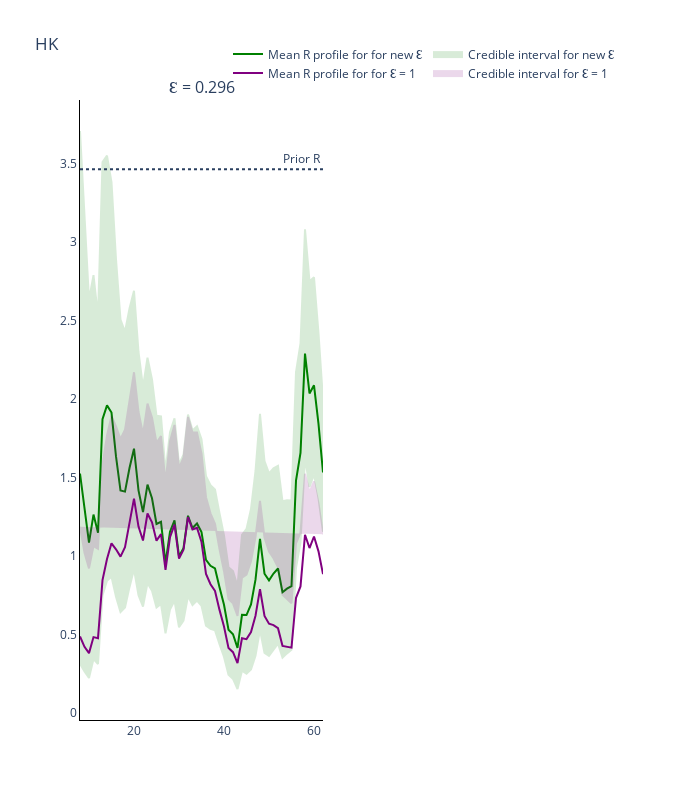

Notebook code for this chart:
### Code cell
from plotly.subplots import make_subplots

all_intervals = all_intervals[all_intervals['Central Probability']==0.95]

fig = go.Figure()
fig = make_subplots(
    rows=int(np.ceil(epsilon_range.shape[0]/2)), cols=2, subplot_titles=tuple('Ɛ = {}'.format(epsilon) for epsilon in epsilon_range[epsilon_range!=0])
)

# Plot (bar chart cases each day)
for e, epsilon in enumerate(epsilon_range[epsilon_range!=0]):
    if e == 0:
        fig.add_trace(
            go.Scatter(
                x=all_intervals.loc[all_intervals['Epsilon']==epsilon]['Time Points'],
                y=all_intervals.loc[all_intervals['Epsilon']==epsilon]['Mean'],
                name='Mean R profile for for new Ɛ',
                line_color='green'
            ),
            row= int(np.floor(e / 2)) + 1,
            col= e % 2 + 1
        )

        fig.add_trace(
            go.Scatter(
                x=all_intervals.loc[all_intervals['Epsilon']==epsilon]['Time Points'].tolist() + all_intervals.loc[all_intervals['Epsilon']==epsilon]['Time Points'].tolist()[::-1],
                y=all_intervals.loc[all_intervals['Epsilon']==epsilon][
                    'Upper bound CI'].values.tolist() + all_intervals.loc[all_intervals['Epsilon']==epsilon][
                        'Lower bound CI'].values.tolist()[::-1],
                fill='toself',
                fillcolor='green',
                line_color='green',
                opacity=0.15,
                mode='lines',
                name='Credible interval for new Ɛ'
            ),
            row= int(np.floor(e / 2)) + 1,
            col= e % 2 + 1
        )

        fig.add_trace(
            go.Scatter(
                x=all_intervals.loc[all_intervals['Epsilon']==epsilon]['Time Points'],
                y=all_intervals.loc[all_intervals['Epsilon']==0]['Mean'],
                name='Mean R profile for for Ɛ = 0'.format(epsilon),
                line_color='purple'
            ),
            row= int(np.floor(e / 2)) + 1,
            col= e % 2 + 1
        )


        fig.add_trace(
            go.Scatter(
                x=all_intervals.loc[all_intervals['Epsilon']==epsilon]['Time Points'].tolist() + all_intervals.loc[all_intervals['Epsilon']==epsilon]['Time Points'].tolist()[::-1],
                y=all_intervals.loc[all_intervals['Epsilon']==0][
                    'Upper bound CI'].values.tolist() + all_intervals.loc[all_intervals['Epsilon']==0][
                        'Lower bound CI'].values.tolist()[::-1],
                fill='toself',
                fillcolor='purple',
                line_color='purple',
                opacity=0.15,
                mode='lines',
                name='Credible interval for Ɛ = 0'
            ),
            row= int(np.floor(e / 2)) + 1,
            col= e % 2 + 1
        )

    else:
        fig.add_trace(
            go.Scatter(
                x=all_intervals.loc[all_intervals['Epsilon']==epsilon]['Time Points'],
                y=all_intervals.loc[all_intervals['Epsilon']==epsilon]['Mean'],
                line_color='green',
                showlegend=False
            ),
            row= int(np.floor(e / 2)) + 1,
            col= e % 2 + 1
        )

        fig.add_trace(
            go.Scatter(
                x=all_intervals.loc[all_intervals['Epsilon']==epsilon]['Time Points'].tolist() + all_intervals.loc[all_intervals['Epsilon']==epsilon]['Time Points'].tolist()[::-1],
                y=all_intervals.loc[all_intervals['Epsilon']==epsilon][
                    'Upper bound CI'].values.tolist() + all_intervals.loc[all_intervals['Epsilon']==epsilon][
                        'Lower bound CI'].values.tolist()[::-1],
                fill='toself',
                fillcolor='green',
                line_color='green',
                opacity=0.15,
                showlegend=False,
                mode='lines'
            ),
            row= int(np.floor(e / 2)) + 1,
            col= e % 2 + 1
        )

        fig.add_trace(
            go.Scatter(
                x=all_intervals.loc[all_intervals['Epsilon']==epsilon]['Time Points'],
                y=all_intervals.loc[all_intervals['Epsilon']==0]['Mean'],
                showlegend=False,
                line_color='purple'
            ),
            row= int(np.floor(e / 2)) + 1,
            col= e % 2 + 1
        )


        fig.add_trace(
            go.Scatter(
                x=all_intervals.loc[all_intervals['Epsilon']==epsilon]['Time Points'].tolist() + all_intervals.loc[all_intervals['Epsilon']==epsilon]['Time Points'].tolist()[::-1],
                y=all_intervals.loc[all_intervals['Epsilon']==0][
                    'Upper bound CI'].values.tolist() + all_intervals.loc[all_intervals['Epsilon']==0][
                        'Lower bound CI'].values.tolist()[::-1],
                fill='toself',
                fillcolor='purple',
                line_color='purple',
                opacity=0.15,
                mode='lines',
                showlegend=False,
            ),
            row= int(np.floor(e / 2)) + 1,
            col= e % 2 + 1
        )

        #fig.add_hrect(y0=prior_dist_interval[0], y1=prior_dist_interval[1], line_width=0, fillcolor='black', opacity=0.1)
        fig.add_hline(y=median, line_dash='dot',
                annotation_text='Prior R', fillcolor='black',
                annotation_position='top right',
                row= int(np.floor(e / 2)) + 1,
                col= e % 2 + 1)

    #fig.add_hrect(y0=prior_dist_interval[0], y1=prior_dist_interval[1], line_width=0, fillcolor='black', opacity=0.1)
    fig.add_hline(y=median, line_dash='dot',
              annotation_text='Prior R', fillcolor='black',
              annotation_position='top right',
              row= int(np.floor(e / 2)) + 1,
              col= e % 2 + 1)


# Add axis labels
fig.update_layout(
    title='HK',
    width=700, 
    height=800,
    plot_bgcolor='white',
    xaxis=dict(linecolor='black'),
    yaxis=dict(linecolor='black'),
    xaxis2=dict(linecolor='black'),
    yaxis2=dict(linecolor='black'),
    xaxis3=dict(linecolor='black'),
    yaxis3=dict(linecolor='black'),
    xaxis4=dict(linecolor='black'),
    yaxis4=dict(linecolor='black'),
    xaxis5=dict(linecolor='black'),
    yaxis5=dict(linecolor='black'),
    xaxis6=dict(linecolor='black'),
    yaxis6=dict(linecolor='black'),
    legend=dict(
        orientation="h",
        yanchor="bottom",
        y=1.02,
        xanchor="right",
        x=1
    ))

fig.update_xaxes(ticks='outside', title_text='Time (days)', row='all', col='all')
fig.update_yaxes(ticks='outside', title_text='R_t', row='all', col='all')

# fig.write_image('HK-diff-eps-inf.pdf')
fig.show()

### Figure 1 — Plotly figure (JSON) as saved in the notebook; plotly's stock layout.template omitted (floating-point values rounded to 4 significant figures)
{"data": [{"line": {"color": "green"}, "name": "Mean R profile for for new Ɛ", "type": "scatter", "x": [8, 9, 10, 11, 12, 13, 14, 15, 16, 17, 18, 19, 20, 21, 22, 23, 24, 25, 26, 27, 28, 29, 30, 31, 32, 33, 34, 35, 36, 37, 38, 39, 40, 41, 42, 43, 44, 45, 46, 47, 48, 49, 50, 51, 52, 53, 54, 55, 56, 57, 58, 59, 60, 61, 62], "xaxis": "x", "y": [1.525, 1.29, 1.084, 1.263, 1.147, 1.871, 1.96, 1.914, 1.634, 1.417, 1.41, 1.56, 1.684, 1.418, 1.279, 1.454, 1.367, 1.204, 1.217, 0.9539, 1.154, 1.226, 0.9976, 1.05, 1.256, 1.178, 1.207, 1.152, 0.9741, 0.9369, 0.9198, 0.8003, 0.6885, 0.5294, 0.5001, 0.4135, 0.6244, 0.6227, 0.6909, 0.8486, 1.108, 0.8864, 0.8438, 0.8874, 0.9197, 0.7681, 0.7914, 0.8073, 1.48, 1.657, 2.29, 2.036, 2.088, 1.842, 1.533], "yaxis": "y"}, {"fill": "toself", "fillcolor": "green", "line": {"color": "green"}, "mode": "lines", "name": "Credible interval for new Ɛ", "opacity": 0.15, "type": "scatter", "x": [8, 9, 10, 11, 12, 13, 14, 15, 16, 17, 18, 19, 20, 21, 22, 23, 24, 25, 26, 27, 28, 29, 30, 31, 32, 33, 34, 35, 36, 37, 38, 39, 40, 41, 42, 43, 44, 45, 46, 47, 48, 49, 50, 51, 52, 53, 54, 55, 56, 57, 58, 59, 60, 61, 62, 62, 61, 60, 59, 58, 57, 56, 55, 54, 53, 52, 51, 50, 49, 48, 47, 46, 45, 44, 43, 42, 41, 40, 39, 38, 37, 36, 35, 34, 33, 32, 31, 30, 29, 28, 27, 26, 25, 24, 23, 22, 21, 20, 19, 18, 17, 16, 15, 14, 13, 12, 11, 10, 9, 8], "xaxis": "x", "y": [3.71, 3.134, 2.633, 2.79, 2.529, 3.511, 3.553, 3.383, 2.893, 2.507, 2.429, 2.578, 2.691, 2.302, 2.077, 2.264, 2.125, 1.894, 1.89, 1.542, 1.789, 1.877, 1.585, 1.645, 1.901, 1.8, 1.826, 1.744, 1.509, 1.451, 1.424, 1.272, 1.13, 0.928, 0.9035, 0.8071, 1.134, 1.172, 1.3, 1.542, 1.906, 1.605, 1.526, 1.558, 1.575, 1.348, 1.355, 1.354, 2.172, 2.355, 3.082, 2.752, 2.776, 2.421, 1.995, 1.154, 1.368, 1.52, 1.44, 1.625, 1.086, 0.9223, 0.4018, 0.3785, 0.3504, 0.4401, 0.4048, 0.363, 0.3808, 0.5278, 0.3634, 0.2753, 0.2481, 0.2676, 0.1512, 0.2155, 0.2419, 0.3556, 0.4372, 0.5252, 0.5347, 0.5559, 0.6815, 0.7147, 0.6858, 0.7439, 0.5871, 0.545, 0.7133, 0.6583, 0.5066, 0.6932, 0.6709, 0.7776, 0.826, 0.6762, 0.7499, 0.9148, 0.8007, 0.6704, 0.6415, 0.7392, 0.8671, 0.8416, 0.7484, 0.3108, 0.3416, 0.2217, 0.2636, 0.3113], "yaxis": "y"}, {"line": {"color": "purple"}, "name": "Mean R profile for for Ɛ = 1", "type": "scatter", "x": [8, 9, 10, 11, 12, 13, 14, 15, 16, 17, 18, 19, 20, 21, 22, 23, 24, 25, 26, 27, 28, 29, 30, 31, 32, 33, 34, 35, 36, 37, 38, 39, 40, 41, 42, 43, 44, 45, 46, 47, 48, 49, 50, 51, 52, 53, 54, 55, 56, 57, 58, 59, 60, 61, 62], "xaxis": "x", "y": [0.4865, 0.42, 0.3799, 0.4822, 0.4751, 0.8458, 0.9798, 1.08, 1.042, 0.9953, 1.055, 1.22, 1.365, 1.187, 1.098, 1.27, 1.215, 1.097, 1.139, 0.9112, 1.119, 1.2, 0.9829, 1.039, 1.247, 1.168, 1.18, 1.088, 0.885, 0.8191, 0.7768, 0.6557, 0.5493, 0.4135, 0.3859, 0.3167, 0.4746, 0.469, 0.5143, 0.6184, 0.7882, 0.6175, 0.5671, 0.5586, 0.5391, 0.4262, 0.4223, 0.4148, 0.7318, 0.8054, 1.135, 1.05, 1.124, 1.029, 0.8836], "yaxis": "y"}, {"fill": "toself", "fillcolor": "purple", "line": {"color": "purple"}, "mode": "lines", "name": "Credible interval for Ɛ = 1", "opacity": 0.15, "type": "scatter", "x": [8, 9, 10, 11, 12, 13, 14, 15, 16, 17, 18, 19, 20, 21, 22, 23, 24, 25, 26, 27, 28, 29, 30, 31, 32, 33, 34, 35, 36, 37, 38, 39, 40, 41, 42, 43, 44, 45, 46, 47, 48, 49, 50, 51, 52, 53, 54, 55, 56, 57, 58, 59, 60, 61, 62, 62, 61, 60, 59, 58, 57, 56, 55, 54, 53, 52, 51, 50, 49, 48, 47, 46, 45, 44, 43, 42, 41, 40, 39, 38, 37, 36, 35, 34, 33, 32, 31, 30, 29, 28, 27, 26, 25, 24, 23, 22, 21, 20, 19, 18, 17, 16, 15, 14, 13, 12, 11, 10, 9, 8], "xaxis": "x", "y": [1.185, 1.02, 0.9205, 1.062, 1.045, 1.583, 1.768, 1.893, 1.827, 1.746, 1.805, 2.004, 2.171, 1.919, 1.777, 1.971, 1.883, 1.722, 1.764, 1.471, 1.732, 1.835, 1.561, 1.627, 1.886, 1.786, 1.787, 1.652, 1.374, 1.272, 1.205, 1.044, 0.9023, 0.7251, 0.6973, 0.6179, 0.861, 0.8811, 0.9654, 1.12, 1.351, 1.116, 1.027, 0.985, 0.928, 0.7516, 0.7263, 0.6985, 1.08, 1.149, 1.523, 1.405, 1.475, 1.336, 1.137], "yaxis": "y"}], "layout": {"annotations": [{"font": {"size": 16}, "showarrow": false, "text": "Ɛ = 0.296", "x": 0.225, "xanchor": "center", "xref": "paper", "y": 1, "yanchor": "bottom", "yref": "paper"}, {"showarrow": false, "text": "Prior R", "x": 1, "xanchor": "right", "xref": "x domain", "y": 3.466, "yanchor": "bottom", "yref": "y"}], "height": 800, "legend": {"orientation": "h", "x": 1, "xanchor": "right", "y": 1.02, "yanchor": "bottom"}, "plot_bgcolor": "white", "shapes": [{"fillcolor": "black", "line": {"dash": "dot"}, "type": "line", "x0": 0, "x1": 1, "xref": "x domain", "y0": 3.466, "y1": 3.466, "yref": "y"}], "title": {"text": "HK"}, "width": 700, "xaxis": {"anchor": "y", "domain": [0, 0.45], "linecolor": "black"}, "xaxis2": {"anchor": "y2", "domain": [0.55, 1], "linecolor": "black"}, "xaxis3": {"linecolor": "black"}, "xaxis4": {"linecolor": "black"}, "xaxis5": {"linecolor": "black"}, "xaxis6": {"linecolor": "black"}, "yaxis": {"anchor": "x", "domain": [0, 1], "linecolor": "black"}, "yaxis2": {"anchor": "x2", "domain": [0, 1], "linecolor": "black"}, "yaxis3": {"linecolor": "black"}, "yaxis4": {"linecolor": "black"}, "yaxis5": {"linecolor": "black"}, "yaxis6": {"linecolor": "black"}}}
